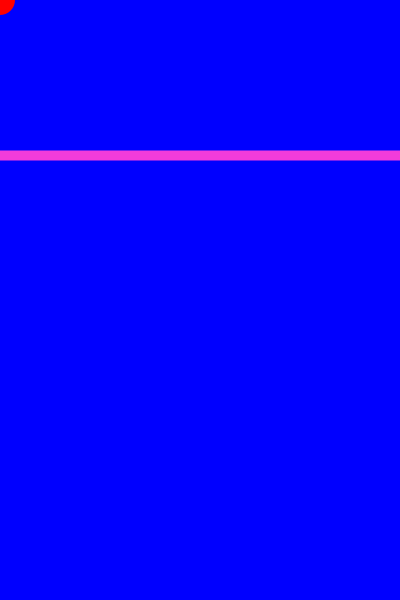
Frame 1 (no input)
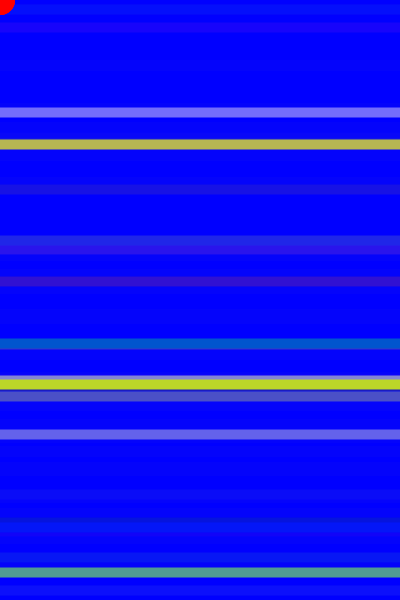
Frame 60 (the mouse pressed at the canvas centre just before this capture)
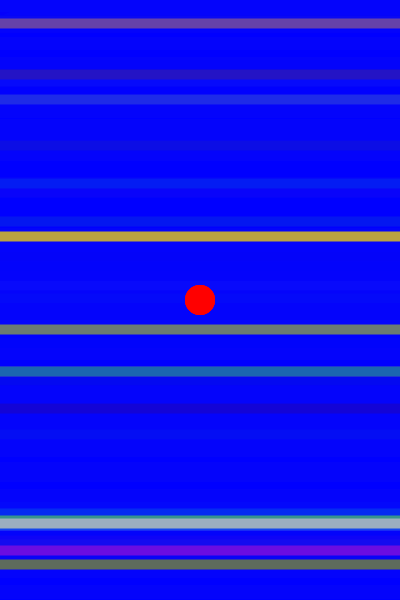
Frame 120 (the mouse held since frame 60 and released just before this capture)

The Processing sketch that drew these frames (run headless with seeded random() and noise(); from frame 60 on, the mouse is pressed at the canvas centre):

// Processing sketch: processing_99185
// ── processing_99185.pde

float row;
float column;
float redAmount = 0;
float greenAmount = 0;
float blueAmount = 255;

void setup()
{
  size(400, 600);
  background(0, 0, 255);
  smooth();
  frameRate(20);

  strokeWeight(10);
}

void draw()
{
  noStroke();
  fill(redAmount, greenAmount, blueAmount, 30);
  rect( 0, 0, width, height );

  fill(255, 0, 0);
  ellipse( mouseX, mouseY, 30, 30 );

  column = random(width);
  row = random(height);

  stroke( random(255), random(255), random(255) );
  line(0, row, width, row);

  if (key == 'n')
  {
    stroke( random(255), random(255), random(255) );
    line(column, 0, column, height);
  }
}

void keyPressed()
{

  
  if (key == 'j')
  {
    redAmount=random(255);
    greenAmount=random(255);
    blueAmount=random(255);
    background(redAmount, greenAmount, blueAmount);
  }
}
